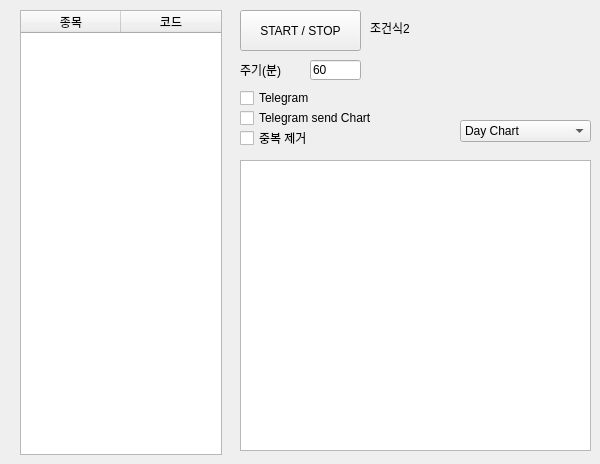
    <widget class="QWidget" name="tab">
     <attribute name="title">
      <string>조건식2</string>
     </attribute>
     <widget class="QCheckBox" name="cb_con_exp_chart_2">
      <property name="geometry">
       <rect>
        <x>240</x>
        <y>110</y>
        <width>251</width>
        <height>16</height>
       </rect>
      </property>
      <property name="text">
       <string>Telegram send Chart</string>
      </property>
     </widget>
     <widget class="QLabel" name="lb_con_exp_name_2">
      <property name="geometry">
       <rect>
        <x>370</x>
        <y>20</y>
        <width>151</width>
        <height>16</height>
       </rect>
      </property>
      <property name="sizePolicy">
       <sizepolicy hsizetype="Preferred" vsizetype="Preferred">
        <horstretch>0</horstretch>
        <verstretch>0</verstretch>
       </sizepolicy>
      </property>
      <property name="text">
       <string>조건식2</string>
      </property>
     </widget>
     <widget class="QPushButton" name="pb_con_exp_start_2">
      <property name="geometry">
       <rect>
        <x>240</x>
        <y>10</y>
        <width>121</width>
        <height>41</height>
       </rect>
      </property>
      <property name="text">
       <string>START / STOP</string>
      </property>
     </widget>
     <widget class="QLabel" name="label_4">
      <property name="geometry">
       <rect>
        <x>240</x>
        <y>60</y>
        <width>56</width>
        <height>20</height>
       </rect>
      </property>
      <property name="text">
       <string>주기(분)</string>
      </property>
     </widget>
     <widget class="QCheckBox" name="cb_con_exp_telegram_2">
      <property name="geometry">
       <rect>
        <x>240</x>
        <y>90</y>
        <width>121</width>
        <height>16</height>
       </rect>
      </property>
      <property name="text">
       <string>Telegram</string>
      </property>
     </widget>
     <widget class="QLineEdit" name="le_con_exp_cycle_2">
      <property name="geometry">
       <rect>
        <x>310</x>
        <y>60</y>
        <width>51</width>
        <height>20</height>
       </rect>
      </property>
      <property name="text">
       <string>60</string>
      </property>
     </widget>
     <widget class="QCheckBox" name="cb_con_exp_overlap_2">
      <property name="geometry">
       <rect>
        <x>240</x>
        <y>130</y>
        <width>121</width>
        <height>16</height>
       </rect>
      </property>
      <property name="text">
       <string>중복 제거</string>
      </property>
     </widget>
     <widget class="QTableWidget" name="tw_con_exp_2">
      <property name="geometry">
       <rect>
        <x>20</x>
        <y>10</y>
        <width>202</width>
        <height>445</height>
       </rect>
      </property>
      <property name="editTriggers">
       <set>QAbstractItemView::AnyKeyPressed|QAbstractItemView::EditKeyPressed</set>
      </property>
      <attribute name="verticalHeaderVisible">
       <bool>false</bool>
      </attribute>
      <column>
       <property name="text">
        <string>종목</string>
       </property>
      </column>
      <column>
       <property name="text">
        <string>코드</string>
       </property>
      </column>
     </widget>
     <widget class="QGraphicsView" name="gv_con_exp_photo_2">
      <property name="geometry">
       <rect>
        <x>240</x>
        <y>160</y>
        <width>351</width>
        <height>291</height>
       </rect>
      </property>
     </widget>
     <widget class="QComboBox" name="cb_con_exp_chart_save_2">
      <property name="geometry">
       <rect>
        <x>460</x>
        <y>120</y>
        <width>131</width>
        <height>22</height>
       </rect>
      </property>
      <item>
       <property name="text">
        <string>Day Chart</string>
       </property>
      </item>
      <item>
       <property name="text">
        <string>Week Chart</string>
       </property>
      </item>
      <item>
       <property name="text">
        <string>3 Month Chart</string>
       </property>
      </item>
      <item>
       <property name="text">
        <string>Year Chart</string>
       </property>
      </item>
     </widget>
    </widget>
